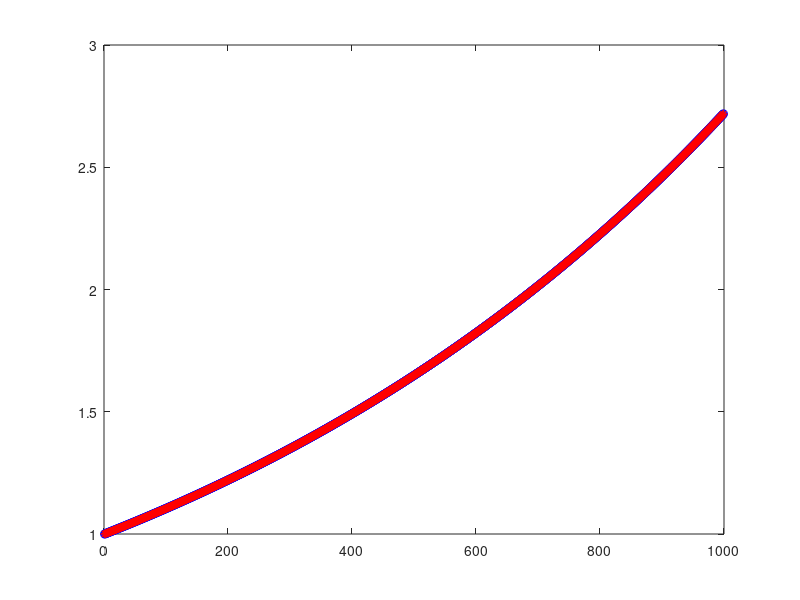

MATLAB code for this plot:
clear; clc; close all;
n = 999; % use odd number of points (simpson 1/3)
% n = n+(1-mod(n, 2));
f = @(x) (exp(x)+x.^2);
a = 0;
b = 1;
h = (b-a)/(n-1);
x = a:h:b;
t = 0:h:(b-a);
Dt = (h/2)*spdiags([1; 2*ones(n-2, 1); 1], 0, n, n);
d = ones(n, 1);
d(2:2:n-1) = 4;
d(3:2:n-1) = 2;
Ds = (h/3)*spdiags(d, 0, n, n);
K = (x.^2)'*t;
I = speye(n);
At = I+K*Dt;
As = I+K*Ds;
b = f(x)';
% ut = At\b;
% us = As\b;
tol = 1e-10;
ut = bicgstab(At, b, tol, 100);
us = bicgstab(As, b, tol, 100);
% ut = gmres(At, b, 20, tol, 5);
% us = gmres(As, b, 20, tol, 5);
plot(1:n, ut, 'bo', 1:n, us, 'r*');
exact = exp(x)';
err_t = norm(exact-ut)%/norm(ut)
err_s = norm(exact-us)%/norm(us)
